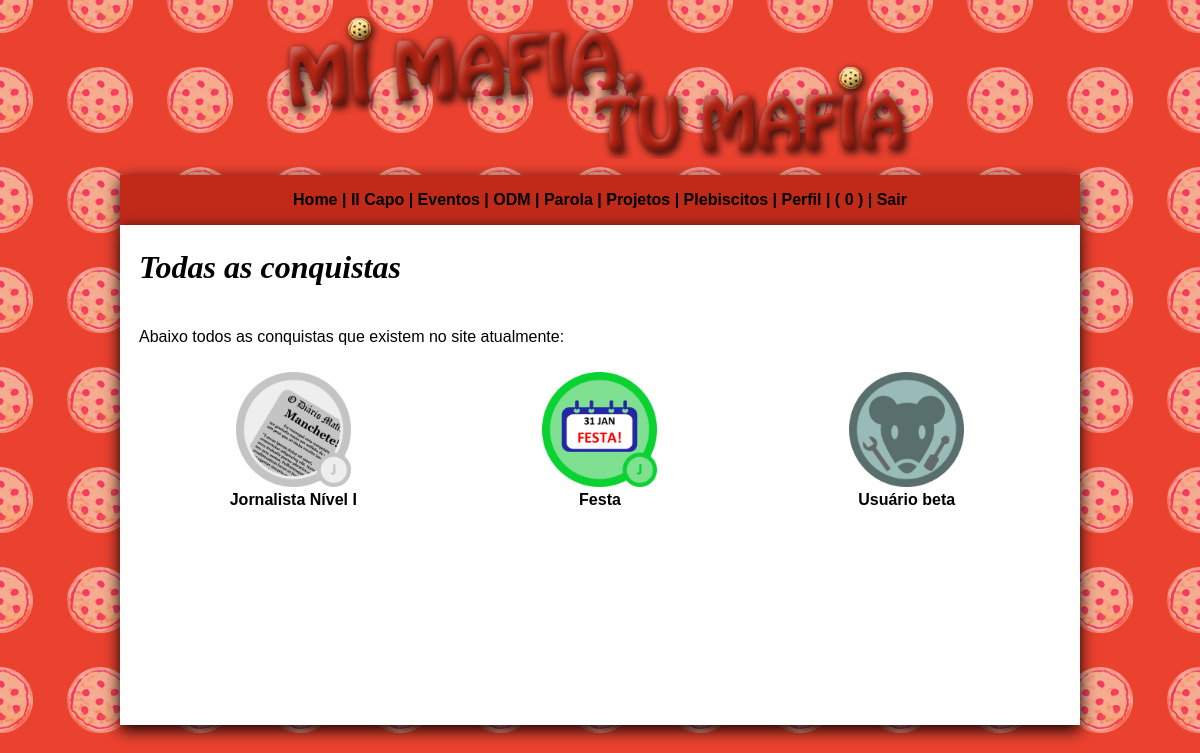
Page /allconqa.php (signed in) on the committed database.
### tables this page shows
CREATE TABLE `badges` (
  `id_ba` int(11) NOT NULL,
  `nsup_ba` int(11) NOT NULL,
  `ninf_ba` int(11) NOT NULL,
  `name_ba` varchar(255) NOT NULL,
  `img_ba` varchar(255) NOT NULL,
  `valueof_ba` varchar(50) NOT NULL,
  `value_ba` int(11) NOT NULL,
  `text_ba` text DEFAULT NULL,
  `next_ba` int(11) NOT NULL
);

### allconqa.php (the view, shortened to what this page needs)
<?php
include('conectar.php');
$query_conqs = "SELECT * FROM badges";
$stmt_conqs = $conexao->prepare($query_conqs);
$stmt_conqs->execute();
$rs_conqas = $stmt_conqs->get_result();
?>
<!DOCTYPE html PUBLIC "-//W3C//DTD XHTML 1.0 Transitional//EN" "http://www.w3.org/TR/xhtml1/DTD/xhtml1-transitional.dtd">
<html xmlns="http://www.w3.org/1999/xhtml">
<head>
<link rel="stylesheet" href="css/geral.css" type="text/css" />
</head>
<body leftmargin="0" topmargin="0" background="img/back2.png">
<table cellpadding="0" cellspacing="0" width="100%" border="0">
  <tr>
    <td width="10%">&nbsp;</td>
    <td align="center" valign="bottom"><p><img src="img/tit.png"></p></td>
    <td width="10%">&nbsp;</td>
  </tr>
  <tr>
    <td>&nbsp;</td>
    <td bgcolor="#c12a19" align="center" style="box-shadow: 0px 5px 15px #000;
" height="50"><?php include ('menu.php');?></td>
    <td>&nbsp;</td>
  </tr>
  <tr>
    <td>&nbsp;</td>
    <td bgcolor="#FFFFFF" style="box-shadow: 0px 5px 15px #000;
" height="500" valign="top">
<table width="100%" border="0">
      <tr>
      <td>&nbsp;</td>
      <td align="left" valign="top">
      <h1><i><font face="Georgia, Times New Roman, Times, serif">Todas as conquistas</font></i></h1>
      </td>
      <td>&nbsp;</td>
      </tr>
<tr>
  <td>&nbsp;</td>
  <td><p>Abaixo todos as conquistas que existem no site atualmente:</p></td>
  <td>&nbsp;</td>
</tr>
<tr>
<td>&nbsp;</td>
<td>
<table align="center" border="0" width="100%">
<?php
$i = 0;
while($conqvalinfoa = $rs_conqas->fetch_assoc()){
    if($i == 0){
        echo"<TR>";
    }
    ?>
    <td width="33%">
    <table border="0" align="center" width="100%">
    <tr>
    <td align="center">
    <a href="badginfo.php?i=<?=$conqvalinfoa['id_ba']?>"><img src="img/badges/<?=$conqvalinfoa['img_ba']?>.png" width="115" /></a>
    </td>
    </tr>
    <tr>
    <td align="center">
    <b><a href="badginfo.php?i=<?=$conqvalinfoa['id_ba']?>"><?=$conqvalinfoa['name_ba']?></a></b>
    </td>
    </tr>
    </table>
    </td>
    <?php
    $i++;
    if($i == 3)
    {
        $i = 0;
        echo"</tr>";
    }
}
?>
</table>
</td>
<td>&nbsp;</td>
</tr>
      </table>
      </td>
      <td>&nbsp;</td>
      </tr>
    </table>
</body>
</html>

### css/geral.css (style rules this page uses)
body { font-family:Verdana, Geneva, sans-serif; }
a { text-decoration:none; color:#000; }

### rows in the picture
badges: shows a picture, name_ba "Jornalista Nível I"
badges: shows a picture, name_ba "Festa"
badges: shows a picture, name_ba "Usuário beta"
